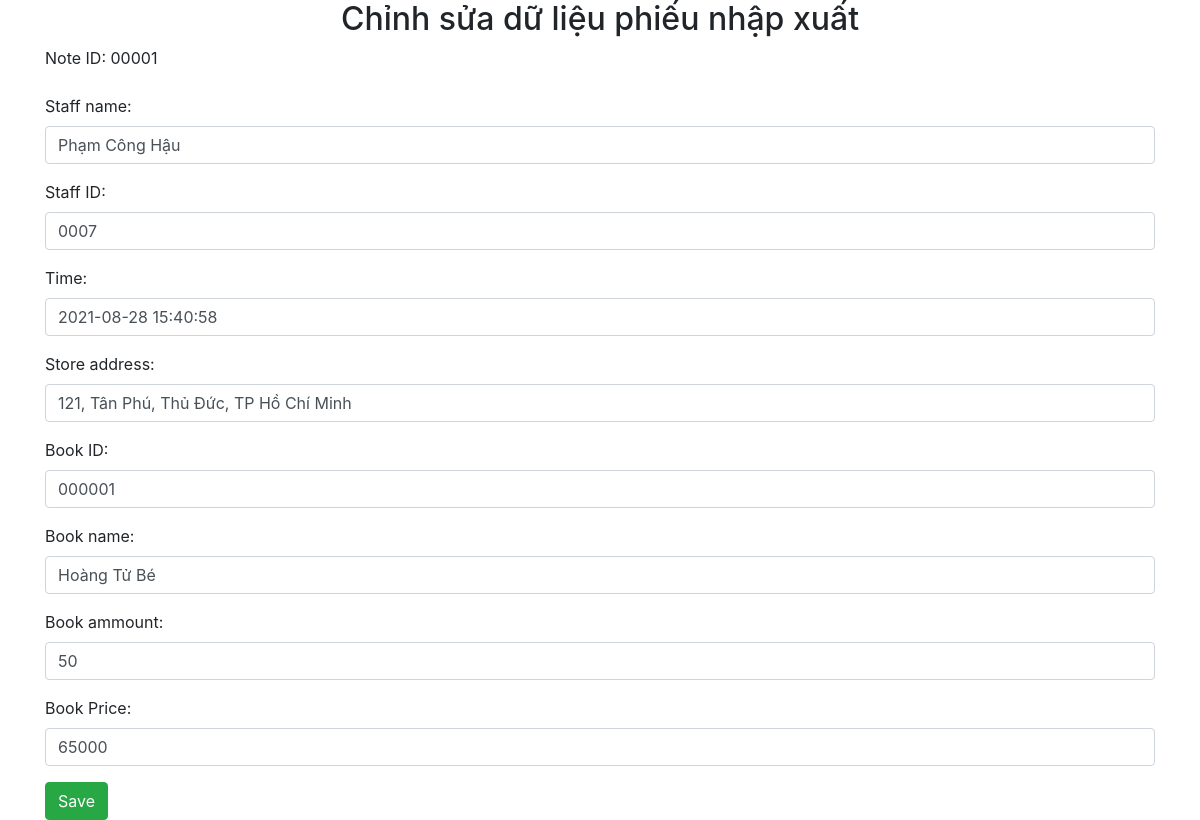
The page /modifyinventoryreceivingdeliverynote.php?id=00001 on the database its author committed.
### tables this page shows
CREATE TABLE `inventoryreceivingdeliverynote` (
  `IDNote` char(7) NOT NULL,
  `NameStaff` varchar(50) DEFAULT NULL,
  `Time` datetime DEFAULT NULL,
  `StoreAddress` varchar(50) DEFAULT NULL,
  `NameOfBook` varchar(50) DEFAULT NULL,
  `IDOfBook` char(7) NOT NULL,
  `AmountOfBook` int(11) DEFAULT NULL,
  `CurrentPriceOfBook` int(11) DEFAULT NULL,
  `IDIDStaff` char(7) DEFAULT NULL
);

### dbhelp.php (called while the page is built, shortened)
<?php
function executeResult($sql){
    $conn = mysqli_connect(HOST, USERNAME, PASSWORD, DATABASE);
    $resultset = mysqli_query($conn, $sql);
    $list = [];
    while($row = mysqli_fetch_array($resultset, 1)){
        $list[] = $row;
    }
    return $list;
}

### modifyinventoryreceivingdeliverynote.php (the view, shortened to what this page needs)
<?php
require_once ('dbhelp.php');
	$id = '';
	if (isset($_GET['id'])) {
		$id          = $_GET['id'];
		$sql         = 'select * from inventoryreceivingdeliverynote where IDNote = '.$id;
		$idnList   = executeResult($sql);
		if ($idnList != null) {
			$std         = $idnList[0];
			$ss_sname    = $std['NameStaff'];
			$ss_time	 = $std['Time'];
			$ss_address  = $std['StoreAddress'];
			$ss_bname    = $std['NameOfBook'];
			$ss_bid      = $std['IDOfBook'];
			$ss_ammount  = $std['AmountOfBook'];
			$ss_price    = $std['CurrentPriceOfBook'];
			$ss_sid      = $std['IDIDStaff'];
		} else {
			$id = '';
		}
	}
?>
<!DOCTYPE html>
<html>
<head>
	<link rel="stylesheet" href="https://maxcdn.bootstrapcdn.com/bootstrap/4.4.1/css/bootstrap.min.css">
</head>
<body>
	<div class="container">
		<div class="panel panel-primary">
			<div class="panel-heading">
				<h2 class="text-center">Chỉnh sửa dữ liệu phiếu nhập xuất</h2>
			</div>
			<div class="panel-body">
				<form method="post">
					<div class="form-group">
					  <label for="mnv">Note ID:</label> <?php echo $id;?>
					</div>
					<div class="form-group">
					  <label for="fn">Staff name:</label>
					  <input required="true" type="text" class="form-control" id="fn" name="sname" value="<?=$ss_sname?>">
					</div>
                    <div class="form-group">
					  <label for="pass">Staff ID:</label>
					  <input required="true" type="text" class="form-control" id="pass" name="sid" value="<?=$ss_sid?>">
					</div>
					<div class="form-group">
					  <label for="mn">Time:</label>
					  <input required="true" type="datetime" class="form-control" id="mn" name="time" value="<?=$ss_time?>">
					</div>
					<div class="form-group">
					  <label for="ln">Store address:</label>
					  <input required="true" type="text" class="form-control" id="ln" name="address" value="<?=$ss_address?>">
					</div>
					<div class="form-group">
					  <label for="address">Book ID:</label>
					  <input required="true" type="text" class="form-control" id="address" name="bid" value="<?=$ss_bid?>">
					</div>
					<div class="form-group">
					  <label for="email">Book name:</label>
					  <input required="true" type="text" class="form-control" id="email" name="bname" value="<?=$ss_bname?>">
					</div>
					<div class="form-group">
					  <label for="phone">Book ammount:</label>
					  <input required="true" type="text" class="form-control" id="phone" name="ammount" value="<?=$ss_ammount?>">
					</div>
					<div class="form-group">
					  <label for="user">Book Price:</label>
					  <input required="true" type="text" class="form-control" id="user" name="price" value="<?=$ss_price?>">
					</div>
					<button class="btn btn-success">Save</button>
				</form>
			</div>
		</div>
	</div>
</body>
</html>

### rows shown on the page
inventoryreceivingdeliverynote: sname "Phạm Công Hậu", sid "0007", time "2021-08-28 15:40:58", address "121, Tân Phú, Thủ Đức, TP Hồ Chí Minh", bid "000001", bname "Hoàng Tử Bé", ammount "50", price "65000"

### other values the page prints
$id "00001"
